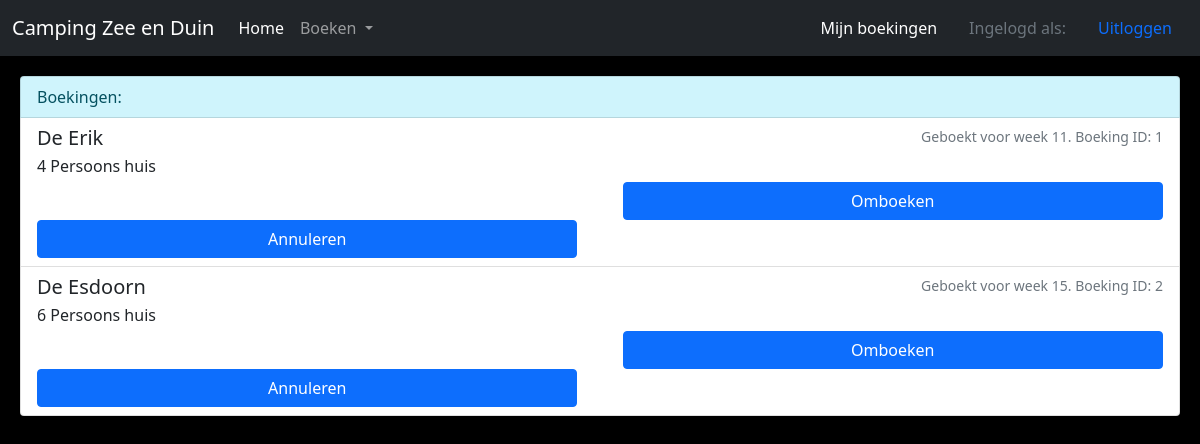
/boekingen (signed in), run on an earlier commit of the app's database.
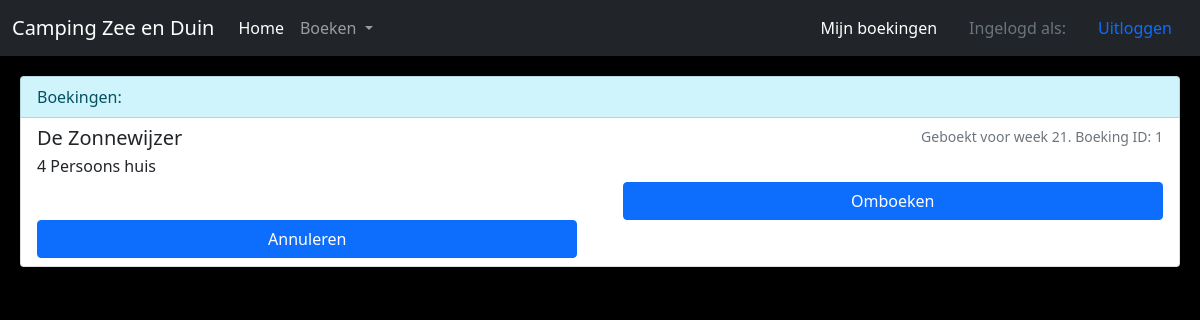
And on a later commit of the database.
### databasevuller.py (models this page shows, shortened)
class Boekingen(db.Model):
    __tablename__='Boekingen'
    id=db.Column(db.Integer,primary_key=True)
    klanten_id= db.Column(db.Integer, db.ForeignKey('Klanten.id'))
    Klanten = db.relationship('Klanten', backref='Boekingen', uselist=False)
    Bungalow_id= db.Column(db.Integer, db.ForeignKey('Huizen.id'))
    stemmer = db.relationship('Huizen', backref='Boekingen', uselist=False)
    weeknummer= db.Column(db.Integer)

class Huizen(db.Model):
    __tablename__ = 'Huizen'
    id = db.Column(db.Integer,primary_key=True)
    naam = db.Column(db.Text)
    type = db.Column(db.Integer)

class Types(db.Model):
    __tablename__ = 'Types'
    id = db.Column(db.Integer,primary_key=True)
    personen = db.Column(db.Integer)
    weekprijs = db.Column(db.Integer)

### bungalowpark.py (the view)
@app.route("/boekingen")
def boekingen():
    with app.app_context():
        if Boekingen.query.all()!=[]:
            boekingen=[]
            for x in (Boekingen.query.join(Huizen,Boekingen.Bungalow_id==Huizen.id).add_columns(Boekingen.id,
                                                                                                Boekingen.klanten_id,
                                                                                                Boekingen.weeknummer,
                                                                                                Huizen.naam,
                                                                                                Huizen.type
                                                                                                ).all()):
                if x.klanten_id == session['id']:
                    boekingen.append((x.id, x.weeknummer, x.naam,x.type))
            session['boeks']=boekingen
        types=[]
        for x in (Types.query.all()):
                types.append((x.id,x.personen,x.weekprijs))
        session['types']=types
        return render_template('boekingen.html')

### Templates/boekingen.html
{% extends "template.html" %}
{% block inhoud %}
<ul class="list-group" style="margin: 20px;">
    <li class="list-group-item list-group-item-info">Boekingen:</li>
    {%if session['boeks'] ==[]%}
        <a>U heeft geen boekingen</a>
    {%else%}
        {% for i in session['boeks']: %}
            <a href="#" class="list-group-item list-group-item-action">
                <div class="d-flex w-100 justify-content-between">
                    <h5 class="mb-1">{{i[2]}}</h5>
                    <small class="text-muted">Geboekt voor week {{i[1]}}. Boeking ID: {{i[0]}}</small>
                </div>
                <div>
                    <p class="mb-1">{{session['types'][i[3]-1][1]}} Persoons huis</p>
                    <div>
                        <form method="post" action='' style="text-align: right;">
                            <input type="submit" class="btn btn-primary" value="Omboeken" style="display: inline-block; width: 48%;">
                        </form>
                        <form method="post" action=''style="text-align: left;">
                            <input type="submit" class="btn btn-primary" value="Annuleren" style="display: inline-block; width: 48%; margin-right: 48%;">
                        </form>
                    </div>
                </div>
            </a>
        {%endfor%}
    {%endif%}
</ul>
{% endblock %}

### Templates/template.html (shortened to what this page needs)
<!DOCTYPE html>
<html lang="nl">
  <head>
      <link href="https://cdn.jsdelivr.net/npm/bootstrap@5.0.2/dist/css/bootstrap.min.css" rel="stylesheet">
      <link rel="stylesheet" href="{{url_for('static', filename='bungalowpark.css')}}">
  </head>
  <body>
    <nav class="navbar navbar-expand-lg navbar-dark bg-dark">
        <div class="container-fluid">
          <a class="navbar-brand" href="contact">Camping Zee en Duin</a>
          <div class="collapse navbar-collapse" id="navbarSupportedContent">
            <ul class="navbar-nav me-auto mb-2 mb-lg-0">
              <li class="nav-item">
                <a class="nav-link active" aria-current="page" href="/">Home</a>
              </li>
              <li class="nav-item dropdown">
                <a class="nav-link dropdown-toggle" href="#" id="navbarDropdown" role="button" data-bs-toggle="dropdown" aria-expanded="false">
                  Boeken
                </a>
              </li>
            </ul>
            <form class="d-flex">
              {% if session['logged_in']== 1%}
                <a class="nav-link active" style="color: white" aria-current="page" href="boekingen">Mijn boekingen</a>
                <a class="nav-link disabled" href="#" tabindex="-1" aria-disabled="true">Ingelogd als: {{session['Naam']}} </a>
                <a class="nav-link active" aria-current="page" href="uitloggen">Uitloggen</a>
              {% else %}
                <a class="nav-link active" aria-current="page" href="inloggen">Inloggen</a>
              {%endif%}
            </form>
          </div>
        </div>
    </nav>
      {% block inhoud %}
      {% endblock %}
  </body>
</html>

### static/bungalowpark.css (style rules this page uses)
body { background-color: rgb(0, 0, 0); background-image: url("homepagebg.png"); background-repeat: no-repeat; background-size: auto; background-attachment: fixed; margin: 0px; }

What changed in the data, as far as the page shows it:
removed Boekingen: naam "De Esdoorn", weeknummer "15", id "2"
no longer on this page (row unchanged): Types: personen "6"
changed Boekingen id 1: naam "De Erik" → "De Zonnewijzer"; weeknummer "11" → "21"
